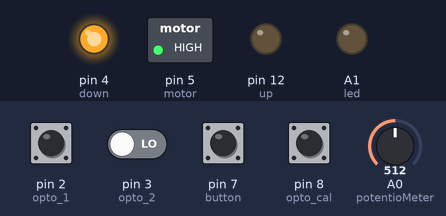
The sketch below on a simulated Arduino Uno, built with avr-gcc and run on an emulated ATmega328P. Shown: switched loads named in the sketch (green lamp = pin HIGH), output pins drawn as LEDs (lit = HIGH). The inputs (shaded band) are chosen by the test bench; at power-on: pin 8 (opto_cal) HIGH, pin 2 (opto_1), pin 3 (opto_2), pin 7 (button) LOW, A0 (potentioMeter) = 512.

Above: at 1.2 s.
1.3 s: pin 2 (opto_1) pulsed HIGH 5 times (0.12 s each, 0.3 s apart)
At 2.4 s:
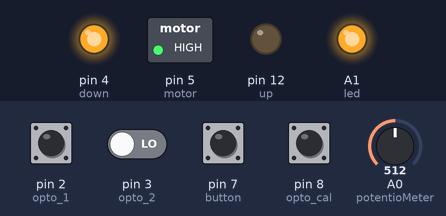
4.3 s: pin 2 (opto_1) driven HIGH
At 5.4 s:
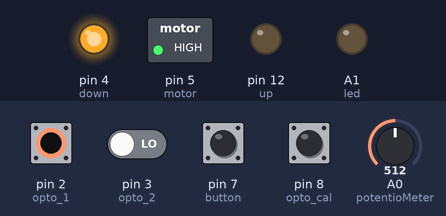
Timing chart, 0 to 7.3 s (numbered marks = the images above; inputs shaded):
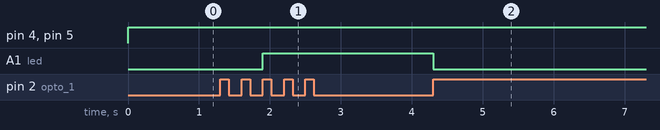

Measured:
- after the input at 1.3 s, A1 (led): LOW → HIGH after 0.60 s
- after the input at 4.3 s, A1 (led): HIGH → LOW at once

The sketch:

Linear_pointer_calib.ino
```cpp
//* opto inputs
#define opto_1 2                  // linear lightsensor responsible for counting rotations (2 signals / revolution)
#define opto_2 3                  // linear lightsensor responsible for determining rotation direction
#define opto_cal 8                // linear lightsensor used for calibration

//* manual inputs
#define button 7                  // button used to switch between modes
#define potentioMeter A0          // pin to pull potentiometer values from (analog)

//* outputs
#define up 12                     // set to 1 to move up (digital)
#define down 4                    // set to 1 to move down (digital)
#define motor 5                   // pin to send motorPWM to (analog)
#define led A1                    // pin to write status led value to (analog)

//* variables
volatile long revCurrent = 0;     // stores the amount of half-rotations the pointer is away from origin, volatile is required for variables that can be changed by an interrupt
long revOld;                      // stores the previous amount of half-rotations (where the pointer was before it started moving to a new value)
long revDesired;                  // stores the value of half-rotations the pointer has to be away from origin to match potentiometer, or cli input
long revDelta;                    // stores the difference in half-rotations between the current position and the requested position
int revMin = 0;                  // minimun value in half-rotations the pointer is allowed to move to (editable)
int revMax = 380;                // maximum value in half-rotations the pointer is allowed to move to (editable)
int cmMin = 0;                   // minimum value in cm the pointer is allowed to move to (editable)
int cmMax = 15;                  // maximun value in cm the pointer is allowed to move to (editable)
unsigned char inputChars;        //stores the characters inputted via serial monitor
int mode;                        // stores a number ranged 0-2 which defines what mode the program is in (0=potentiometer, 1=cli, 2=calibrate)
unsigned long millisOld = 0;     // stores timestamp of previous blink (in milliseconds )
int ledstate = 0;                // stores pwm value to write to the status led
byte tens, units, number, numbers[2] = {0, 0}; // variable for storing data regarding the parsing of data inputted through the serial monitor
bool newNumber;                  // stores wether or not the latest value is the same as the previous value

int calibOffset = -7;             // offset to finetune calibration (editable)

//* setup
void setup ()
{
  //* serial
  Serial.begin(9600);

  //* mode
  mode = 0; // start in calibration mode

  //* interrupt
  attachInterrupt(digitalPinToInterrupt(opto_1), interrupt_cycle, RISING);  //attach an interrupt to opto_1, executing interrupt_cycle, whenever a rise in signal occurs

  //* pinmodes
  pinMode(motor, OUTPUT);
  pinMode(up, OUTPUT);
  pinMode(down, OUTPUT);
  pinMode(opto_1, INPUT);
  pinMode(opto_2, INPUT);
  pinMode(button, INPUT);

  //* setting all motor outputs to 0
  digitalWrite(up, 0);
  digitalWrite(down, 0);
  analogWrite(motor, 0);
}

//* loop
void loop()
{
  if(digitalRead(button)) // if the button is pressed
  {
    update_mode();
  }

  switch(mode)
  {
    case 0:
      calibrate();
    break;

    case 1: // if mode 0
      blink_led(120); // blinks led at frequency of 250ms
      track_potentiometer();
    break;

    case 2:
      blink_led(250); // blinks led at frequency of 500ms
      track_cli();
    break;
  }
}

//* functions
void interrupt_cycle()
{
  if (digitalRead(opto_2))  // if opto_2 is true, while opto_1 is triggered (happens in only 1 of 2 directions)
  {
    revCurrent--;  // decrement position -> pointer moved "down"
  }
  else
  {
    revCurrent++;  // increment position -> pointer moved "up"
  }
}

//* used to write a pwm value to the motor
void move(int pwm)
{
  analogWrite(motor, 0);
  revOld = revCurrent;
  while (abs(revCurrent - revOld) <= 2)
  {
    analogWrite(motor, pwm);
  }
  analogWrite(motor, 0);
}

//* defines in which direction the pointer should move and subsequently supplies a set pwm value to the motor
void define_direction_and_move()
{
  revDelta = revDesired - revCurrent;
  if (abs(revDelta) > 2)    // the difference between the current position and the requested position has to be greater than 2 half-rotations
  {
    if (revDelta < 0)   // if the pointer needs to move to a lower value
    {
      digitalWrite(up, 0);
      digitalWrite(down, 1);  // set down to true
    }
    else  // if the pointer needs to move to a higher value
    {
      digitalWrite(up, 1);    // set up to true
      digitalWrite(down, 0);
    }

    if (abs(revDelta) >= 50 ) // if revDelta is greater than 50 half-rotations, the pointer should move at a high speed
    {
      move(255);
    }
    else
    {
      if (abs(revDelta) >= 15 ) // if revdelta is between 50 and 15 half-revolutions the pointer should move at a medium speed
      {
        move(225);
      }
      else // if revDelta is smaller than 15 half-revolutions the pointer should move at a low speed
      {
        move(200);
      }
    }
  }
}

//* automatic calibration
void calibrate()
{
  while(!digitalRead(opto_cal)) //untill opto_cal gets triggered
  {
    digitalWrite(up, 1);
    digitalWrite(down, 0);
    analogWrite(motor, 255);
  }

  analogWrite(motor, 0);
  digitalWrite(up, 0);

  revCurrent = (revMax + calibOffset);  // pointer is at maximum value (because that's where the calibration slot is)

  mode =1;

}

//* tracks the pointer to the numbers inputted through the serial monitor
void track_cli(){
  if (Serial.available())
  {
    inputChars = Serial.read();
    if (inputChars >= '0' && inputChars <= '9')
    {
      newNumber = true;
      numbers[0] = numbers[1];
      numbers[1] = inputChars - '0';
    }
    else
    {
      if (newNumber)
      {
        newNumber = false;
        number = numbers[0] * 10 + numbers[1];
        if (number <= 15)
        {
          revDesired = map(number, cmMin, cmMax, revMin, revMax); // remaps number form 0<x<15 to a representable value in half-rotations, and sets it to revDesired
        }
        numbers[1] = 0;
      }
    }
  }

  define_direction_and_move();
}

//* tracks the pointer to the potentiometer value
void track_potentiometer()
{
  int potValue = analogRead(potentioMeter);
  revDesired = map(potValue, 0, 1032, revMin, revMax);

  define_direction_and_move();
}

//* blinks the status led
void blink_led(int frequency)
{
  unsigned long millisCurrent = millis();   // get current timestamp

  if(millisCurrent - millisOld >= frequency)   // if time since last blink is greater or equal to the blink frequency
  {
    millisOld = millisCurrent;

    if(!ledstate) // if led was off
    {
      ledstate = 255;   // turn led on
    }
    else  // if led was on
    {
      ledstate = 0;   // turn led off
    }

    analogWrite(led, ledstate);   // write pwm value to led
  }
}

//* updates the mode using the button, by cycling  through all 3 modes; calibration / cli control / potentiometer control
void update_mode()
{
  if(mode == 1)  // if mode is 0
  {
    mode= 2;
  }
  else if (mode == 2)  // if mode is 2
  {
    mode = 1;
  }
  while(digitalRead(button));   // wait for button to be released
}
```
